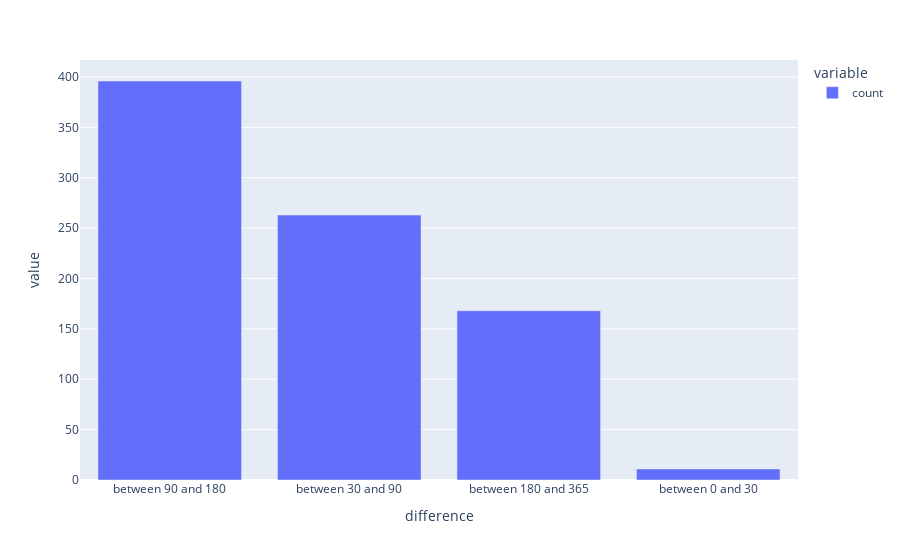

The code cell stored with this chart in its notebook:
### Markdown cell above
### 8

И последнее задание: постройте интерактивный барплот, на котором будут показаны категории с количеством уникальных клиентов в них (то, что у вас получилось на прошлом степе, по запуску первого рекламного объявления). Расположите их так, чтобы внизу была самая малочисленная, а наверху – самая большая.

### Code cell
px.bar(data_frame=binned_first)

### Figure 1 — Plotly figure (JSON) as saved in the notebook; plotly's stock layout.template omitted (floating-point values rounded to 4 significant figures)
{"data": [{"alignmentgroup": "True", "hovertemplate": "variable=count<br>difference=%{x}<br>value=%{y}<extra></extra>", "legendgroup": "count", "marker": {"color": "#636efa", "pattern": {"shape": ""}}, "name": "count", "offsetgroup": "count", "orientation": "v", "showlegend": true, "textposition": "auto", "type": "bar", "x": ["between 90 and 180", "between 30 and 90", "between 180 and 365", "between 0 and 30"], "xaxis": "x", "y": [396, 263, 168, 11], "yaxis": "y"}], "layout": {"barmode": "relative", "legend": {"title": {"text": "variable"}, "tracegroupgap": 0}, "margin": {"t": 60}, "xaxis": {"anchor": "y", "domain": [0, 1], "title": {"text": "difference"}}, "yaxis": {"anchor": "x", "domain": [0, 1], "title": {"text": "value"}}}}
